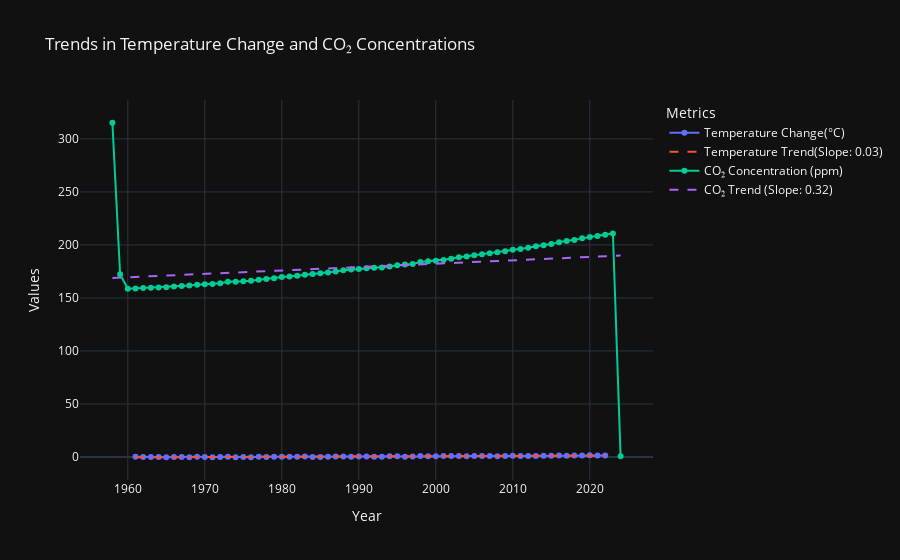

Notebook cell for this chart:
### Code cell
from scipy.stats import linregress

temp_trend=linregress(temperature_years.index,temperature_years.values)
temp_trend_line=temp_trend.slope*temperature_years.index + temp_trend.intercept

co2_trend=linregress(co2_yearly.index,co2_yearly.values)
co2_trend_line=co2_trend.slope*co2_yearly.index+co2_trend.intercept

fig_trends=go.Figure()
fig_trends.add_trace(go.Scatter(
    x=temperature_years.index,y=temperature_years.values,
    mode="lines+markers",name="Temperature Change(°C)"
))

fig_trends.add_trace(go.Scatter(
    x=temperature_years.index,y=temp_trend_line,
    mode="lines",name=f"Temperature Trend(Slope: {temp_trend.slope:.2f})", line=dict(dash='dash')
))
fig_trends.add_trace(go.Scatter(
    x=co2_yearly.index, y=co2_yearly.values,
    mode='lines+markers', name="CO₂ Concentration (ppm)"
))
fig_trends.add_trace(go.Scatter(
    x=co2_yearly.index, y=co2_trend_line,
    mode='lines', name=f"CO₂ Trend (Slope: {co2_trend.slope:.2f})", line=dict(dash='dash')
))

fig_trends.update_layout(
    title="Trends in Temperature Change and CO₂ Concentrations",
    xaxis_title="Year",
    yaxis_title="Values",
    template="plotly_dark",
    legend_title="Metrics"
)
fig_trends.show()
